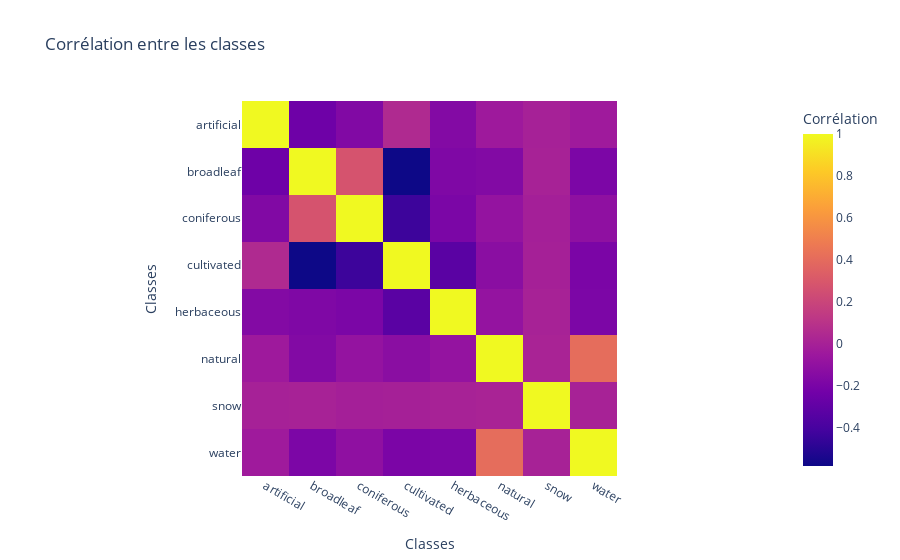

The code cell stored with this chart in its notebook:
### Code cell
# Corrélation entre les classes
corr = train_infos[cols_to_keep].corr()

# Créer le graphique de corrélation
fig = px.imshow(
    corr,
    labels=dict(x="Classes", y="Classes", color="Corrélation"),
    title="Corrélation entre les classes"
)

# Afficher le graphique
fig.show()

### Figure 1 — Plotly figure (JSON) as saved in the notebook; plotly's stock layout.template omitted (floating-point values rounded to 4 significant figures)
{"data": [{"coloraxis": "coloraxis", "hovertemplate": "Classes: %{x}<br>Classes: %{y}<br>Corrélation: %{z}<extra></extra>", "name": "0", "type": "heatmap", "x": ["artificial", "broadleaf", "coniferous", "cultivated", "herbaceous", "natural", "snow", "water"], "xaxis": "x", "y": ["artificial", "broadleaf", "coniferous", "cultivated", "herbaceous", "natural", "snow", "water"], "yaxis": "y", "z": [[1.0, -0.2472, -0.1673, 0.0482, -0.1608, -0.04266, -0.0006277, -0.03746], [-0.2472, 1.0, 0.2765, -0.5821, -0.1742, -0.1618, 0.003499, -0.1866], [-0.1673, 0.2765, 1.0, -0.4335, -0.192, -0.08833, -0.00955, -0.1103], [0.0482, -0.5821, -0.4335, 1.0, -0.3271, -0.1296, -0.00572, -0.1948], [-0.1608, -0.1742, -0.192, -0.3271, 1.0, -0.08899, 0.004305, -0.1903], [-0.04266, -0.1618, -0.08833, -0.1296, -0.08899, 1.0, 0.01188, 0.4087], [-0.0006277, 0.003499, -0.00955, -0.00572, 0.004305, 0.01188, 1.0, 0.005012], [-0.03746, -0.1866, -0.1103, -0.1948, -0.1903, 0.4087, 0.005012, 1.0]]}], "layout": {"coloraxis": {"colorbar": {"title": {"text": "Corrélation"}}, "colorscale": [[0, "#0d0887"], [0.1111, "#46039f"], [0.2222, "#7201a8"], [0.3333, "#9c179e"], [0.4444, "#bd3786"], [0.5556, "#d8576b"], [0.6667, "#ed7953"], [0.7778, "#fb9f3a"], [0.8889, "#fdca26"], [1, "#f0f921"]]}, "title": {"text": "Corrélation entre les classes"}, "xaxis": {"anchor": "y", "constrain": "domain", "domain": [0, 1], "scaleanchor": "y", "title": {"text": "Classes"}}, "yaxis": {"anchor": "x", "autorange": "reversed", "constrain": "domain", "domain": [0, 1], "title": {"text": "Classes"}}}}
